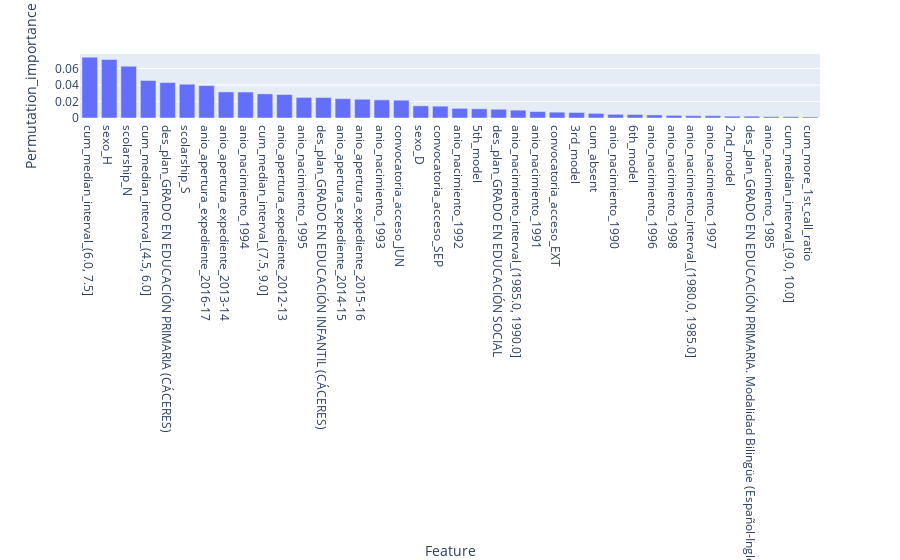

Write notebook code for a chart like this one.
### Code cell
fig = px.bar(logit_importances, x='Feature', y='Permutation_importance')
fig.show()

### Figure 1 — Plotly figure (JSON) as saved in the notebook; plotly's stock layout.template omitted (floating-point values rounded to 4 significant figures)
{"data": [{"alignmentgroup": "True", "hovertemplate": "Feature=%{x}<br>Permutation_importance=%{y}<extra></extra>", "legendgroup": "", "marker": {"color": "#636efa"}, "name": "", "offsetgroup": "", "orientation": "v", "showlegend": false, "textposition": "auto", "type": "bar", "x": ["cum_median_interval_(6.0, 7.5]", "sexo_H", "scolarship_N", "cum_median_interval_(4.5, 6.0]", "des_plan_GRADO EN EDUCACIÓN PRIMARIA (CÁCERES)", "scolarship_S", "anio_apertura_expediente_2016-17", "anio_apertura_expediente_2013-14", "anio_nacimiento_1994", "cum_median_interval_(7.5, 9.0]", "anio_apertura_expediente_2012-13", "anio_nacimiento_1995", "des_plan_GRADO EN EDUCACIÓN INFANTIL (CÁCERES)", "anio_apertura_expediente_2014-15", "anio_apertura_expediente_2015-16", "anio_nacimiento_1993", "convocatoria_acceso_JUN", "sexo_D", "convocatoria_acceso_SEP", "anio_nacimiento_1992", "5th_model", "des_plan_GRADO EN EDUCACIÓN SOCIAL", "anio_nacimiento_interval_(1985.0, 1990.0]", "anio_nacimiento_1991", "convocatoria_acceso_EXT", "3rd_model", "cum_absent", "anio_nacimiento_1990", "6th_model", "anio_nacimiento_1996", "anio_nacimiento_1998", "anio_nacimiento_interval_(1980.0, 1985.0]", "anio_nacimiento_1997", "2nd_model", "des_plan_GRADO EN EDUCACIÓN PRIMARIA. Modalidad Bilingüe (Español-Inglés)", "anio_nacimiento_1985", "cum_median_interval_(9.0, 10.0]", "cum_more_1st_call_ratio"], "xaxis": "x", "y": [0.07358, 0.07079, 0.06262, 0.04534, 0.04292, 0.04088, 0.0392, 0.03159, 0.0314, 0.02917, 0.02843, 0.0249, 0.02471, 0.02341, 0.02267, 0.02192, 0.02155, 0.01468, 0.01431, 0.01171, 0.01115, 0.01059, 0.009476, 0.007804, 0.007061, 0.006689, 0.005574, 0.004459, 0.004274, 0.003716, 0.003159, 0.002787, 0.002787, 0.00223, 0.00223, 0.001672, 0.001672, 0.001301], "yaxis": "y"}], "layout": {"barmode": "relative", "legend": {"tracegroupgap": 0}, "margin": {"t": 60}, "xaxis": {"anchor": "y", "domain": [0, 1], "title": {"text": "Feature"}}, "yaxis": {"anchor": "x", "domain": [0, 1], "title": {"text": "Permutation_importance"}}}}
